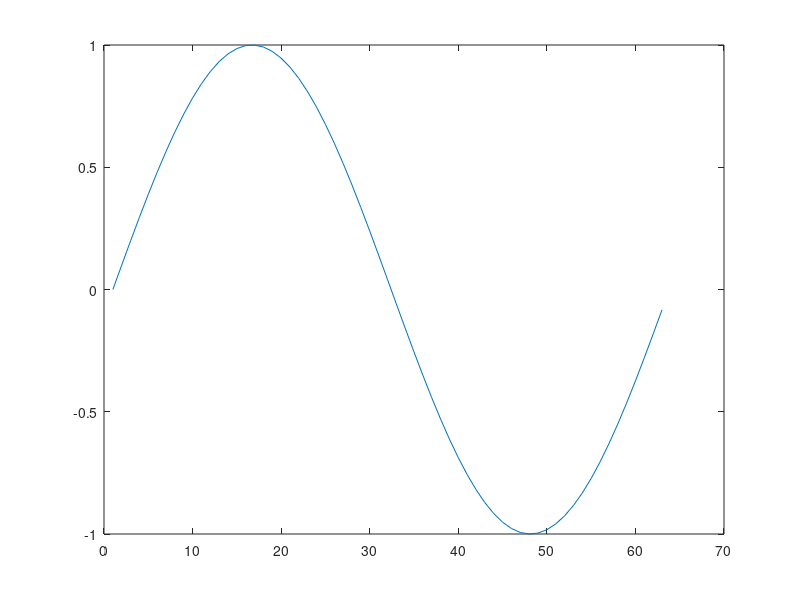

Write the MATLAB code that produced this figure. (Note: this script raises an error after producing the figure.)
%=============================================================================
% Copyright (c) 2016-present Allan CORNET (Nelson)
%=============================================================================
% This file is part of Nelson.
%=============================================================================
% LICENCE_BLOCK_BEGIN
% SPDX-License-Identifier: LGPL-3.0-or-later
% LICENCE_BLOCK_END
%=============================================================================
% <--ADV-CLI MODE-->
%=============================================================================
f = figure();
plot(sin(0:0.1:2*pi))
ax = gca();
assert_isequal(ax.View, [0 90]);
assert_isapprox(ax.CameraTarget, [32.0000   -0.0002   -0.0500], 1e-4)
assert_isapprox(ax.CameraPosition, [ 32.0000   -0.0002    1.9000], 1e-4);
assert_isequal(ax.CameraUpVector, [0 1 0]);
%=============================================================================
f = figure();
surf(peaks);
ax = gca();
assert_isapprox(ax.View, [ -37.5000   30.0000], 1e-4);
v = view();
assert_isapprox(v, [ -37.5000   30.0000], 1e-4);
[az, el] = view();
assert_isapprox(az, -37.5000, 1e-4);
assert_isapprox(el, 30.0000, 1e-4);
assert_isapprox(ax.CameraTarget, [25.0000   25.0000    0.7643], 1e-4)
assert_isapprox(ax.CameraPosition, [6.6957    1.1454   18.1241], 1e-4);
assert_isequal(ax.CameraUpVector, [0 0 1]);
%=============================================================================
f = figure();
f.ToolBar = 'none';
[X, Y, Z] = peaks();
surf(X, Y, Z);
ax = gca();
% To change
assert_isapprox(ax.View, [ -37.5000   30.0000], 1e-4);
assert_isapprox(ax.CameraTarget, [ 0         0    0.7643], 1e-4)
assert_isapprox(ax.CameraPosition, [ -4.4563   -5.8076    4.9907], 1e-4);
assert_isequal(ax.CameraUpVector, [0 0 1]);
%=============================================================================
view(90,0)
assert_isapprox(ax.View, [ 90   0], 1e-4);
assert_isapprox(ax.CameraTarget, [ 0         0    0.7643], 1e-4)
assert_isapprox(ax.CameraPosition, [8.4528   -0.0000    0.7643], 1e-4);
assert_isequal(ax.CameraUpVector, [0 0 1]);
%=============================================================================
view(2)
assert_isapprox(ax.View, [0   90], 1e-4);
assert_isapprox(ax.CameraTarget, [ 0         0    0.7643], 1e-4)
assert_isapprox(ax.CameraPosition, [ 0         0    9.0752], 1e-4);
assert_isequal(ax.CameraUpVector, [0 1 0]);
%=============================================================================
view([30, 50, 70])
assert_isapprox(ax.View, [149.0362   50.2059], 1e-4);
assert_isapprox(ax.CameraTarget, [ 0         0    0.7643], 1e-4)
assert_isapprox(ax.CameraPosition, [   2.7834    4.6391    7.2590], 1e-4);
assert_isequal(ax.CameraUpVector, [0 0 1]);
%=============================================================================
 
